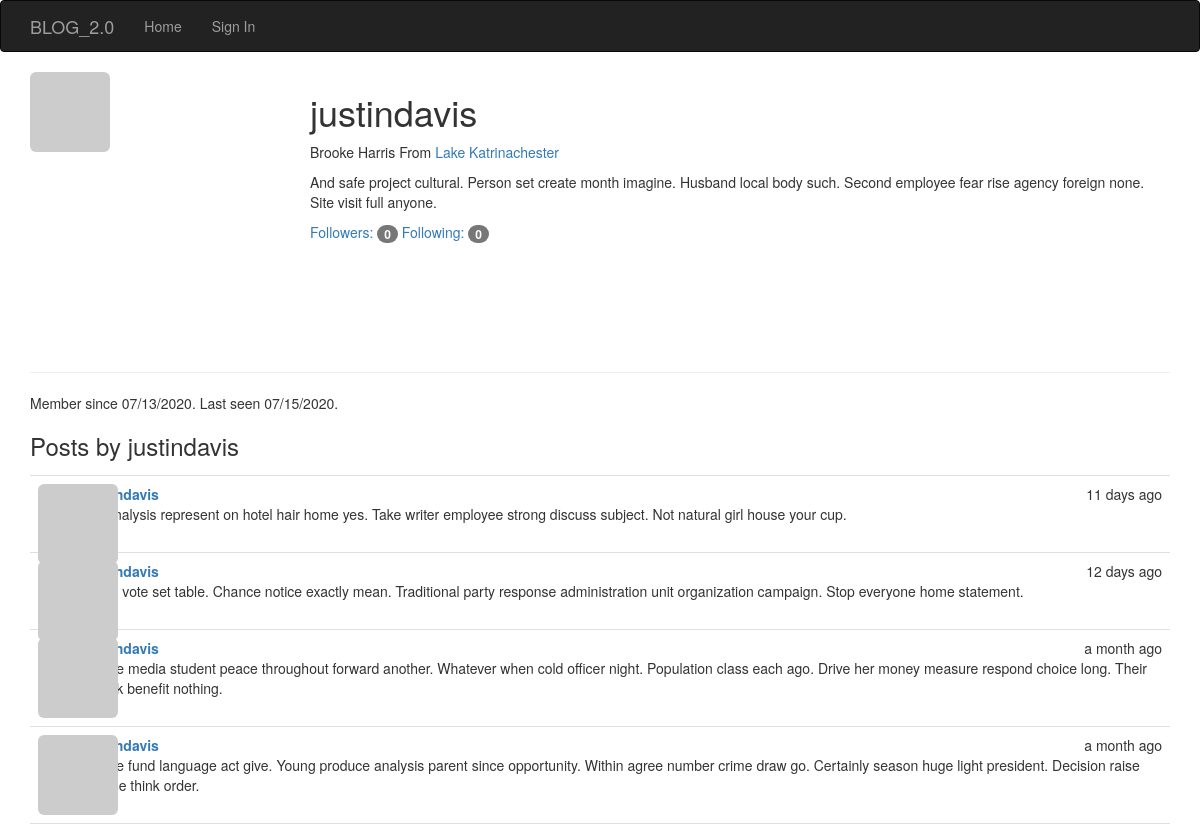
The app's page /user/justindavis with its own data.
### app/models.py (models this page shows, shortened)
class User(UserMixin, db.Model):
    __tablename__ = 'users'
    id = db.Column(db.Integer, primary_key=True)
    email = db.Column(db.String(64), unique=True, index=True)
    username = db.Column(db.String(64), unique=True, index=True)
    name = db.Column(db.String(64))
    location = db.Column(db.String(64))
    about_me = db.Column(db.Text())
    member_since = db.Column(db.DateTime(), default=datetime.utcnow)
    last_seen = db.Column(db.DateTime(), default=datetime.utcnow)
    password_hash = db.Column(db.String(128))
    avatar_hash = db.Column(db.String(32))
    role_id = db.Column(db.Integer, db.ForeignKey('roles.id'))
    confirmed = db.Column(db.Boolean, default=False)
    posts = db.relationship('Post', backref='author', lazy='dynamic')
    followed = db.relationship('Follow', foreign_keys=[Follow.follower_id], backref=db.backref('follower', lazy='joined'), lazy='dynamic', cascade='all, delete-orphan')
    followers = db.relationship('Follow', foreign_keys=[Follow.followed_id], backref=db.backref('followed', lazy='joined'), lazy='dynamic', cascade='all, delete-orphan')
    @property
    def password(self):
        '''
        Password property to prevent reading passwords directly
        '''
        raise AttributeError('Password is not a readable attribute')
    def gravatar(self, size=100, default='identicon', rating='g'):
        if request.is_secure:
            url = 'https://secure.gravatar.com/avatar'
        else:
            url = 'http://www.gravatar.com/avatar'
            hash = self.avatar_hash or self.gravatar_hash()
        return '{url}/{hash}?s={size}&d={default}&r={rating}'.format(
            url=url, hash=hash, size=size, default=default, rating=rating)

class Post(db.Model):
    __tablename__='posts'
    id = db.Column(db.Integer, primary_key=True)
    body = db.Column(db.Text)
    timestamp = db.Column(db.DateTime, index=True, default=datetime.utcnow)
    author_id = db.Column(db.Integer, db.ForeignKey('users.id'))
    body_html = db.Column(db.Text)

### app/main/views.py (the view)
@main.route('/user/<username>')
def user(username):
    user = User.query.filter_by(username=username).first_or_404()
    posts = user.posts.order_by(Post.timestamp.desc()).all()
    return render_template('user.html', user=user, posts=posts)

### app/auth/views.py (called while the page is built)
@auth.before_app_request
def before_request():
    if current_user.is_authenticated:
        current_user.ping()
        if not current_user.confirmed \
                and request.endpoint \
                and request.blueprint != 'auth' \
                and request.endpoint != 'static':
            return redirect(url_for('auth.unconfirmed'))

### app/main/__init__.py (called while the page is built)
@main.app_context_processor
def inject_permission():
    return dict(Permission=Permission)

### app/models.py (called while the page is built)
    def can(self, permissions):
        return False

    def is_administrator(self):
        return False

### app/templates/user.html (shortened to what this page needs)
{% extends 'base.html' %}
{% import "bootstrap/wtf.html" as wtf %}
{% import "_macros.html" as macros %}
{% block head %}
  {{ super() }}
{% endblock %}
{% block page_content %}
<img class="img-rounded profile-thumbnail" src="{{ user.gravatar(size=256) }}">
<div class='page_header'>
  <div class="profile-header">
    <h1>{{ user.username }} </h1>
    {% if user.name or user.location %}
    <p>
      {% if user.name %}{{ user.name }}{% endif %}
      {% if user.location %}
        From <a href="http://maps.google.com/?q={{ user.location }}">
          {{ user.location }}
          </a>
        {% endif %}
    </p>
    {% endif %}
    {% if user.about_me %}<p>{{ user.about_me }}</p> {% endif %}
    <p>
      <a href="{{ url_for('.followers', username=user.username) }}"> Followers: <span class="badge">{{ user.followers.count() - 1 }}</span></a>
      <a href="{{ url_for('.followed_by', username=user.username) }}">Following: <span class="badge">{{ user.followed.count() - 1 }}</span></a>
    </p>
  </div>
  <hr>
  <p>
    Member since {{ moment(user.member_since).format('L') }}.
    Last seen {{ moment(user.last_seen).format('L') }}.
  </p>
</div>
<h3>Posts by {{ user.username }}</h3>
{% include '_posts.html' %}
{% endblock %}

### app/templates/base.html (shortened to what this page needs)
{% extends "bootstrap/base.html" %}
{% import "bootstrap/wtf.html" as wtf %}
{% block head %}
{{ super() }}
  <link rel="stylesheet" type="text/css" href="{{ url_for('static', filename='styles.css') }}">
{% endblock %}
{% block navbar %}
<div class="navbar navbar-inverse" role="navigation">
  <div class="container">
    <div class="navbar-header">
      <a class="navbar-brand" href="/">BLOG_2.0</a>
    </div>
    <div class="navbar-collapse collapse">
      <ul class="nav navbar-nav">
        <li><a href="{{ url_for('main.index')}}">Home</a></li>
        {% if current_user.is_authenticated %}
          <li><a href="{{ url_for('auth.logout') }}">Sign Out</a></li>
        {% else %}
        <li><a href="{{ url_for('auth.login') }}">Sign In</a></li>
        {% endif %}
      </ul>
    </div>
  </div>
</div>
{% endblock %}
{% block content %}
<div class="container">
  {% block page_content %}{% endblock page_content%}
</div>
{% endblock content%}

### app/templates/_posts.html (shortened to what this page needs)
<ul class="posts">
  {% for post in posts %}
  <li class="post">
    <div class="profile-thumbnail">
      <a href="{{ url_for('.user', username=post.author.username) }}">
        <img class="img-rounded profile-thumbnail" src="{{ post.author.gravatar(size=40) }}">
      </a>
    </div>
    <div class="post-content">
      <div class="post-date">{{ moment(post.timestamp).fromNow() }}</div>
      <div class="post-author">
        <a href="{{ url_for('.user', username=post.author.username) }}">{{ post.author.username }}</a>
      </div>
      <div class="post-body">
        {% if post.body_html %}
          {{ post.body_html | safe }}
        {% else %}
          {{ post.body }}
        {% endif %}
      </div>
      <div class="post-footer">
        <a href="{{ url_for('.post', id=post.id) }}">
          <span class="label label default">Permalink</span>
        </a>
      </div>
    </div>
  </li>
  {% endfor %}
</ul>

### app/static/styles.css (style rules this page uses)
.profile-thumbnail { position: absolute; }
.profile-header { min-height: 260px; margin-left: 280px; }
ul.posts { list-style-type: none; padding: 0px; margin: 16px 0px 0px 0px; border-top: 1px solid #e0e0e0; }
ul.posts li.post { padding: 8px; border-bottom: 1px solid #e0e0e0; }
div.post-date { float: right; }
div.post-author { font-weight: bold; }
div.post-content { margin-left: 48px; min-height: 48px; }
div.post-footer { text-align: right; }

### records on screen
User: username "justindavis", name "Brooke Harris", location "Lake Katrinachester", about_me "And safe project cultural. Person set create month imagine. Husband local body such. Second employee fear rise agency foreign none. Site visit full anyone.", member_since "07/13/2020", last_seen "07/15/2020"
Post: timestamp "11 days ago", author.username "justindavis", body "As analysis represent on hotel hair home yes. Take writer employee strong discuss subject. Not natural girl house your cup."
Post: timestamp "12 days ago", author.username "justindavis", body "Race vote set table. Chance notice exactly mean. Traditional party response administration unit organization campaign. Stop everyone home statement."
Post: timestamp "a month ago", author.username "justindavis", body "Game media student peace throughout forward another. Whatever when cold officer night. Population class each ago. Drive her money measure respond choice long. Their speak benefit nothing."
Post: timestamp "a month ago", author.username "justindavis", body "Game fund language act give. Young produce analysis parent since opportunity. Within agree number crime draw go. Certainly season huge light president. Decision raise whose think order."

### other values on screen
{{ user.followers.count() - 1 }} "0"
{{ user.followed.count() - 1 }} "0"
